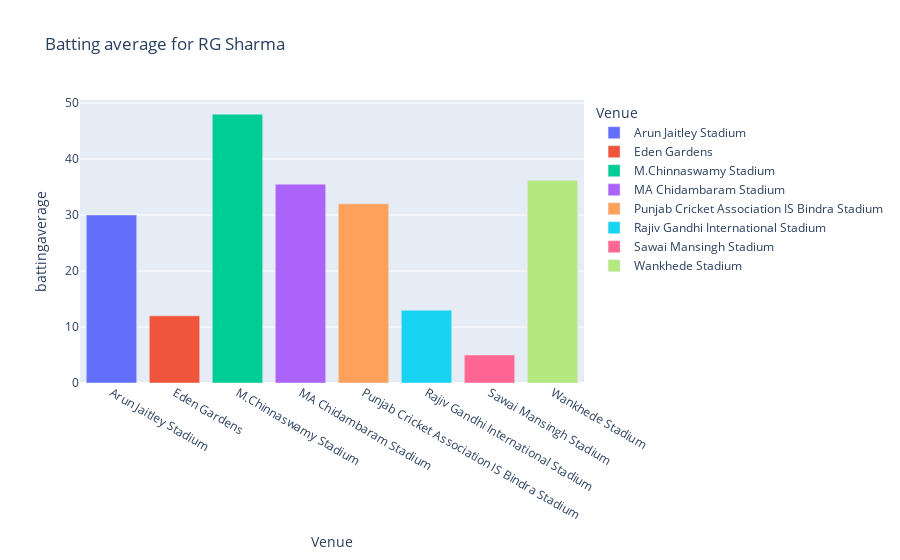

The notebook cell this image was saved under:
### Code cell
import pandas as pd
import matplotlib.pyplot as plt
import plotly.express as px

# Read in the data
df = pd.read_csv('data/2019_ipl_ball_by_ball.csv')

# Filter the data for Yuvraj Singh only
yuvi_df = df[df['batter'] == 'RG Sharma']

# Calculate the batting average at each venue for Yuvraj Singh
batting_avg_df = yuvi_df.groupby(['Venue'])['batsman_run'].sum() / yuvi_df.groupby(['Venue'])['player_out'].count()

batting_avg_df = batting_avg_df.reset_index()

#print(batting_avg_df)

batting_avg_df = batting_avg_df.rename(columns={0: 'battingaverage'})

#print(batting_avg_df)


# Create the Plotly graph
fig = px.bar(batting_avg_df, x='Venue', y='battingaverage', color='Venue', title='Batting average for RG Sharma')
fig.show()

# # Plot the batting average at each venue for Yuvraj Singh
# plt.bar(batting_avg_df.index, batting_avg_df.values)
# plt.title("Batting Average for Yuvraj Singh at Each Venue")
# plt.xlabel("Venue")
# plt.ylabel("Batting Average")
# plt.xticks(rotation=90)

# plt.show()

### Figure 1 — Plotly figure (JSON) as saved in the notebook; plotly's stock layout.template omitted (floating-point values rounded to 4 significant figures)
{"data": [{"alignmentgroup": "True", "hovertemplate": "Venue=%{x}<br>battingaverage=%{y}<extra></extra>", "legendgroup": "Arun Jaitley Stadium", "marker": {"color": "#636efa", "pattern": {"shape": ""}}, "name": "Arun Jaitley Stadium", "offsetgroup": "Arun Jaitley Stadium", "orientation": "v", "showlegend": true, "textposition": "auto", "type": "bar", "x": ["Arun Jaitley Stadium"], "xaxis": "x", "y": [30], "yaxis": "y"}, {"alignmentgroup": "True", "hovertemplate": "Venue=%{x}<br>battingaverage=%{y}<extra></extra>", "legendgroup": "Eden Gardens", "marker": {"color": "#EF553B", "pattern": {"shape": ""}}, "name": "Eden Gardens", "offsetgroup": "Eden Gardens", "orientation": "v", "showlegend": true, "textposition": "auto", "type": "bar", "x": ["Eden Gardens"], "xaxis": "x", "y": [12], "yaxis": "y"}, {"alignmentgroup": "True", "hovertemplate": "Venue=%{x}<br>battingaverage=%{y}<extra></extra>", "legendgroup": "M.Chinnaswamy Stadium", "marker": {"color": "#00cc96", "pattern": {"shape": ""}}, "name": "M.Chinnaswamy Stadium", "offsetgroup": "M.Chinnaswamy Stadium", "orientation": "v", "showlegend": true, "textposition": "auto", "type": "bar", "x": ["M.Chinnaswamy Stadium"], "xaxis": "x", "y": [48], "yaxis": "y"}, {"alignmentgroup": "True", "hovertemplate": "Venue=%{x}<br>battingaverage=%{y}<extra></extra>", "legendgroup": "MA Chidambaram Stadium", "marker": {"color": "#ab63fa", "pattern": {"shape": ""}}, "name": "MA Chidambaram Stadium", "offsetgroup": "MA Chidambaram Stadium", "orientation": "v", "showlegend": true, "textposition": "auto", "type": "bar", "x": ["MA Chidambaram Stadium"], "xaxis": "x", "y": [35.5], "yaxis": "y"}, {"alignmentgroup": "True", "hovertemplate": "Venue=%{x}<br>battingaverage=%{y}<extra></extra>", "legendgroup": "Punjab Cricket Association IS Bindra Stadium", "marker": {"color": "#FFA15A", "pattern": {"shape": ""}}, "name": "Punjab Cricket Association IS Bindra Stadium", "offsetgroup": "Punjab Cricket Association IS Bindra Stadium", "orientation": "v", "showlegend": true, "textposition": "auto", "type": "bar", "x": ["Punjab Cricket Association IS Bindra Stadium"], "xaxis": "x", "y": [32], "yaxis": "y"}, {"alignmentgroup": "True", "hovertemplate": "Venue=%{x}<br>battingaverage=%{y}<extra></extra>", "legendgroup": "Rajiv Gandhi International Stadium", "marker": {"color": "#19d3f3", "pattern": {"shape": ""}}, "name": "Rajiv Gandhi International Stadium", "offsetgroup": "Rajiv Gandhi International Stadium", "orientation": "v", "showlegend": true, "textposition": "auto", "type": "bar", "x": ["Rajiv Gandhi International Stadium"], "xaxis": "x", "y": [13], "yaxis": "y"}, {"alignmentgroup": "True", "hovertemplate": "Venue=%{x}<br>battingaverage=%{y}<extra></extra>", "legendgroup": "Sawai Mansingh Stadium", "marker": {"color": "#FF6692", "pattern": {"shape": ""}}, "name": "Sawai Mansingh Stadium", "offsetgroup": "Sawai Mansingh Stadium", "orientation": "v", "showlegend": true, "textposition": "auto", "type": "bar", "x": ["Sawai Mansingh Stadium"], "xaxis": "x", "y": [5], "yaxis": "y"}, {"alignmentgroup": "True", "hovertemplate": "Venue=%{x}<br>battingaverage=%{y}<extra></extra>", "legendgroup": "Wankhede Stadium", "marker": {"color": "#B6E880", "pattern": {"shape": ""}}, "name": "Wankhede Stadium", "offsetgroup": "Wankhede Stadium", "orientation": "v", "showlegend": true, "textposition": "auto", "type": "bar", "x": ["Wankhede Stadium"], "xaxis": "x", "y": [36.2], "yaxis": "y"}], "layout": {"barmode": "relative", "legend": {"title": {"text": "Venue"}, "tracegroupgap": 0}, "title": {"text": "Batting average for RG Sharma"}, "xaxis": {"anchor": "y", "categoryarray": ["Arun Jaitley Stadium", "Eden Gardens", "M.Chinnaswamy Stadium", "MA Chidambaram Stadium", "Punjab Cricket Association IS Bindra Stadium", "Rajiv Gandhi International Stadium", "Sawai Mansingh Stadium", "Wankhede Stadium"], "categoryorder": "array", "domain": [0, 1], "title": {"text": "Venue"}}, "yaxis": {"anchor": "x", "domain": [0, 1], "title": {"text": "battingaverage"}}}}
